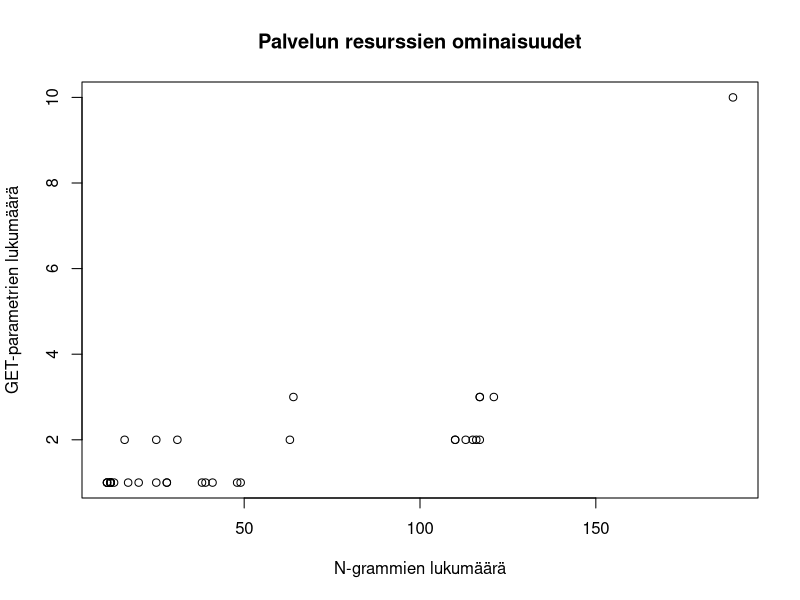

This chart was generated by the following R code:
pdf("../pics/service_resources.pdf")

palvelu <- read.csv("../anomaliat/a.csv",col.names=c("resource","count","paramCount","sd","grams"),header=F)
plot(palvelu$grams,palvelu$paramCount,main="Palvelun resurssien ominaisuudet",xlab="N-grammien lukumäärä",ylab="GET-parametrien lukumäärä")

dev.off()
